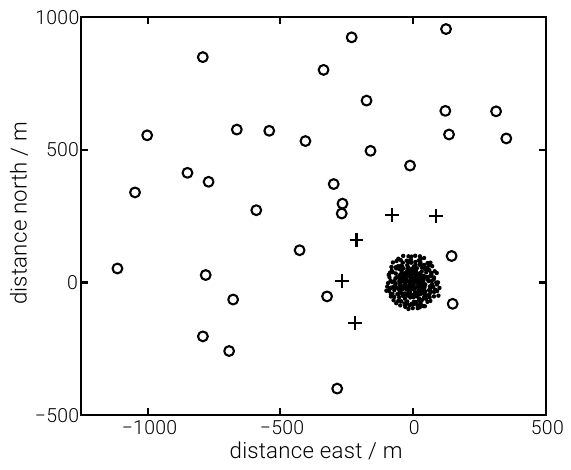

The script that saved this image:
using PyPlot

matrix = readdlm("antenna-layout.txt");
east = matrix[:,1]
north = matrix[:,2]
up = matrix[:,3]
east -= 2

core = 1:251
leda = 252:256
expansion = 257:288

transparent = (0, 0, 0, 0)
rc("text", usetex=false)
rc("font", weight="light")
rc("axes", labelweight="light", linewidth=1.2)
rc("xtick", labelsize=14)
rc("ytick", labelsize=14)

#close("all")
figure(1, figsize=(6, 5)); clf()

scatter(east[core], north[core], c="k", s=10, lw=0)
scatter(east[leda], north[leda], marker="+", c="k", s=80, lw=1.2)
scatter(east[expansion], north[expansion], marker="o", c=transparent, s=40, lw=1.2)
xticks(collect(-1500:500:500))
yticks(collect(-500:500:1000))
xlim(-1250, 500)
ylim(-500, 1000)
gca()[:set_aspect]("equal")
#gca()[:spines]["top"][:set_visible](false)
#gca()[:spines]["right"][:set_visible](false)
#gca()[:get_xaxis]()[:tick_bottom]()
#gca()[:get_yaxis]()[:tick_left]()
gca()[:get_xaxis]()[:set_tick_params](width=1.2, size=5)
gca()[:get_yaxis]()[:set_tick_params](width=1.2, size=5)
grid("off")
xlabel("distance east / m", fontsize=16)
ylabel("distance north / m", fontsize=16)
tight_layout()

savefig("antenna-layout.pdf", bbox_inches="tight", pad_inches=0.1, transparent=true)

